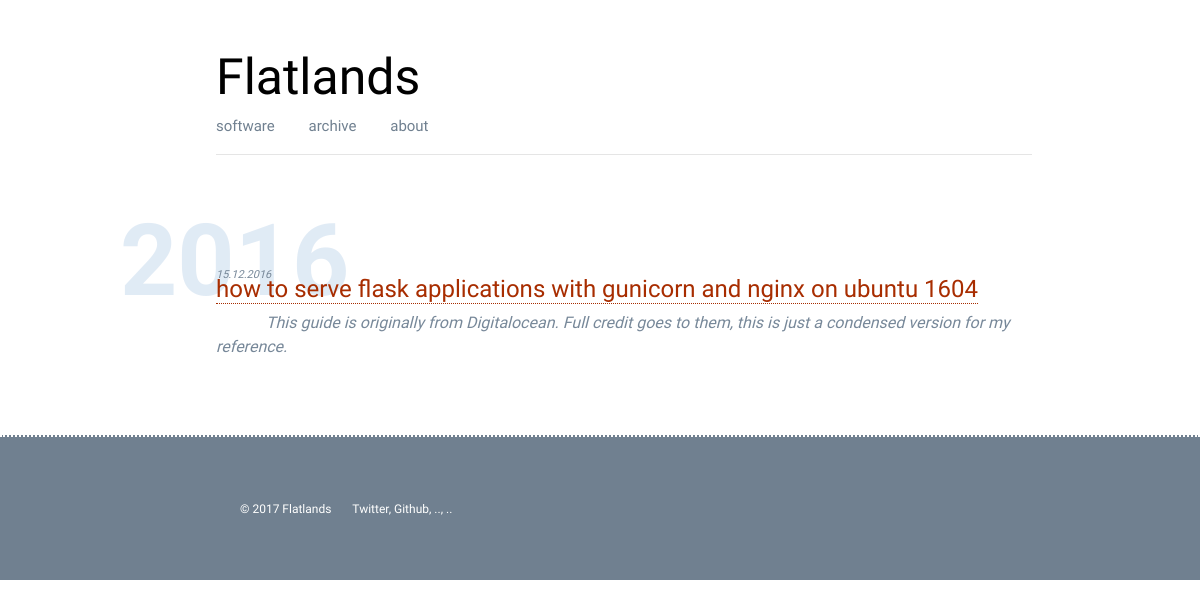
/tag/flask, run on an earlier commit of the app's database.
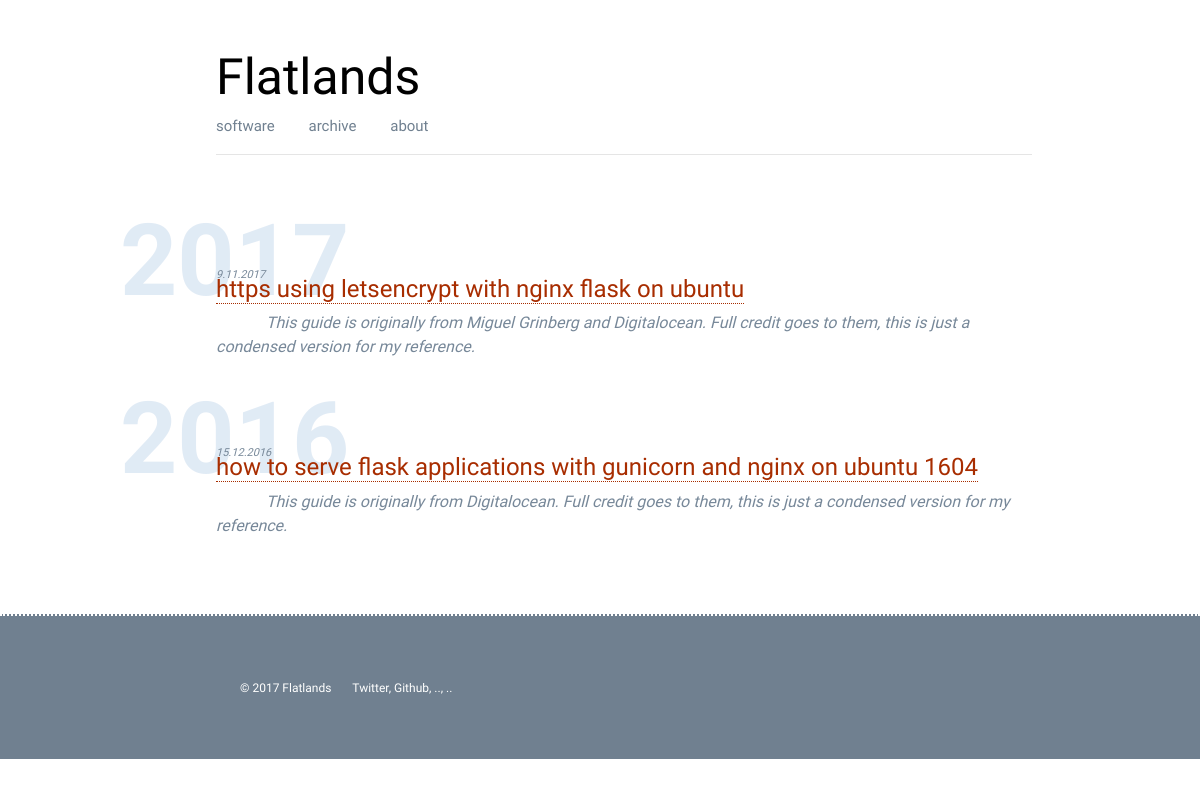
And on a later commit of the database.
### app.py (models this page shows, shortened)
class Post(db.Model):
    id = db.Column(db.Integer, primary_key=True)
    title = db.Column(db.String())
    author = db.Column(db.String())
    tags = db.Column(db.String())
    strap = db.Column(db.String())
    content = db.Column(db.String())
    pub_date = db.Column(db.String())
    published = db.Column(db.String())

### app.py (the view)
@app.route('/tag/<tag>')
def tag(tag):
    all_posts = modules.database.to_json(Post.query.all())
    posts = modules.database.get_post_by_tag(str(tag), all_posts)
    years = modules.database.get_post_years(posts)
    return render_template('tag.html', posts=posts, years=years)

### modules/database.py (called while the page is built)
def to_json(results):
    result = {}
    item = {}
    count = 1
    for row in results:
        for k, v in row.__dict__.items():
            if not k.startswith('_') and k != 'id':
                item[k] = v
        result[count] = item
        count += 1
        item = {}
    return result

def get_post_years(posts=None):
    years = []
    for code, data in posts.items():
        day, month, year = data['pub_date'].split('.')
        years.append(year)
    return sorted(list(set(years)), reverse=True)

def get_post_by_tag(tag, posts):
    output = {}
    for code, data in posts.items():
        if tag in data['tags'].split(' '):
            output[code] = data
    return output

### templates/tag.html
{% extends "base.html" %}
{% block content %}
{% for year in years %}
<div class="section-head"><h4>{{ year }}</h4></div>
    {% for code, data in posts.items() %}
        {% if data.pub_date.endswith(year) %}
            <div class="blog-post">
                <small>{{data.pub_date}}</small>
                <h4><a href="/blog/{{ data.title|replace(" ", "-") }}">{{data.title}}</a></h4>
                <div class="blog-post-strap">{{data.strap}}</div>
            </div>
        {% endif %}
    {% endfor %}
{% endfor %}
{% endblock %}

What changed in the data, as far as the page shows it:
added Post: pub_date "9.11.2017", title "https using letsencrypt with nginx flask on ubuntu", strap "This guide is originally from Miguel Grinberg and Digitalocean. Full credit goes to them, this is just a condensed version for my reference."
Also different on the page:
new list line: "2017"
